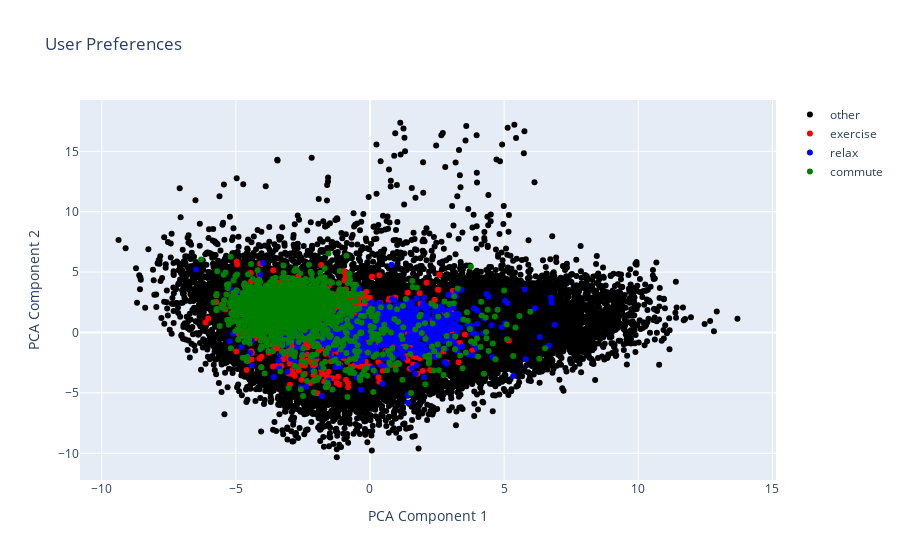

Notebook code for this chart:
### Code cell
visualize_user_preferences(users_data[2])

### Figure 1 — Plotly figure (JSON) as saved in the notebook; plotly's stock layout.template omitted (floating-point values rounded to 4 significant figures; data arrays with more than 128 entries replaced by an {"elided": "..."} marker saying what was removed)
{"data": [{"marker": {"color": "black"}, "mode": "markers", "name": "other", "type": "scatter", "x": {"elided": "21685 float values"}, "y": {"elided": "21685 float values"}}, {"marker": {"color": "red"}, "mode": "markers", "name": "exercise", "type": "scatter", "x": {"elided": "1840 float values"}, "y": {"elided": "1840 float values"}}, {"marker": {"color": "blue"}, "mode": "markers", "name": "relax", "type": "scatter", "x": {"elided": "1044 float values"}, "y": {"elided": "1044 float values"}}, {"marker": {"color": "green"}, "mode": "markers", "name": "commute", "type": "scatter", "x": {"elided": "1633 float values"}, "y": {"elided": "1633 float values"}}], "layout": {"title": {"text": "User Preferences"}, "xaxis": {"title": {"text": "PCA Component 1"}}, "yaxis": {"title": {"text": "PCA Component 2"}}}}
